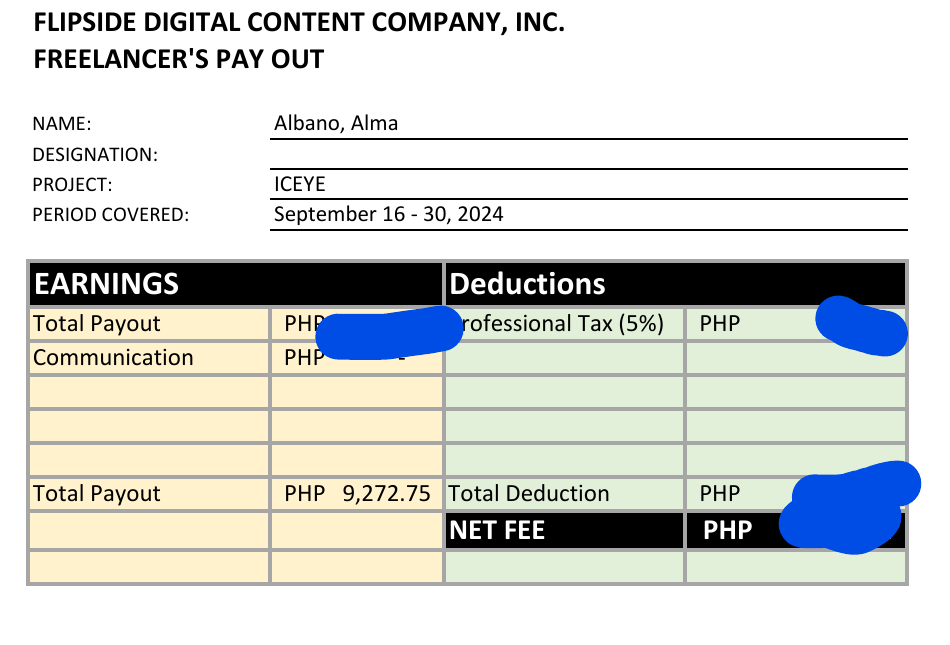
#> input picture extracted_images/Albano, Alma_September 16 - 30, 2024.png, 950 x 645 px
$ python -i crop_images.py   (imports and definitions only)
#> lines starting #> are read from the running program, lines starting #| are printed output that depends on the picture; after the words box and inside, x2 and y2 are one past the last pixel; in counts of white or black regions, pixels touching at a corner belong together
import os
from pdf2image import convert_from_path
from PIL import Image
import cv2
import numpy as np

def convert_pdf_to_image(pdf, output):
    converted_folder = f"{output}/converted"
    if not os.path.exists(converted_folder):
        os.makedirs(converted_folder)

    try:
        images = convert_from_path(pdf, poppler_path=r'poppler-24.08.0/Library/bin')
        images_path = []
        for idx, image in enumerate(images):
            image_path = os.path.join(converted_folder, f"page_{idx+1}.png")
            image.save(image_path, "PNG")
            images_path.append(image_path)
        return images_path
    except Exception as e:
        print(f"Error in converting pdf: {e}")
        return []

def dynamic_crop(image_path, output_folder):
#> called with output_folder = 'out.png'
    if not os.path.exists(output_folder):
        os.makedirs(output_folder)

    # Read the image with OpenCV
    image = cv2.imread(image_path)
#> image is the input picture: shape (645, 950, 3); mean B, G, R 208.9, 212.7, 210.4
    gray = cv2.cvtColor(image, cv2.COLOR_BGR2GRAY)
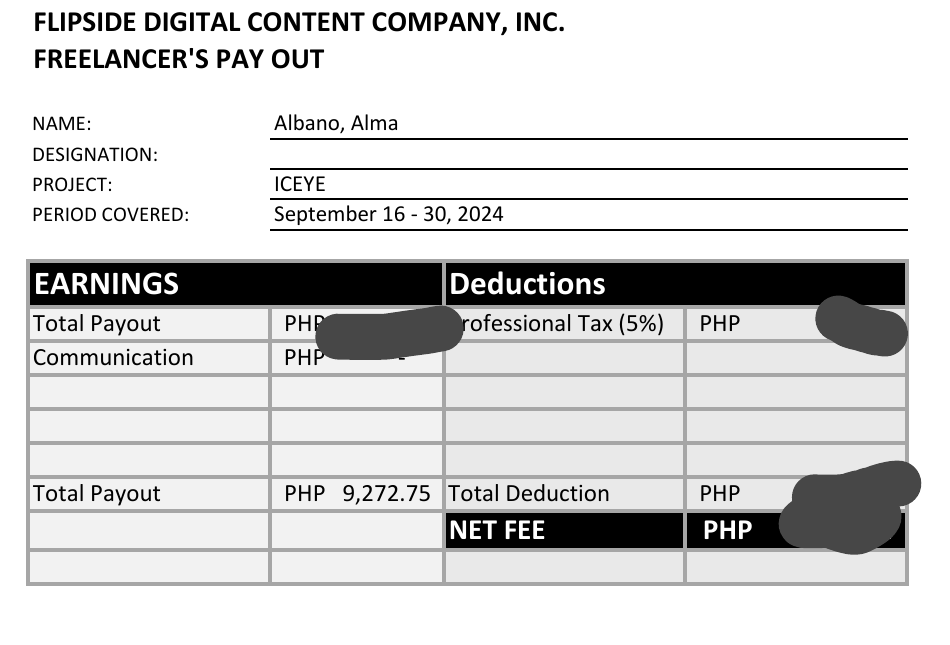
#> gray: shape (645, 950); min 0, max 255, mean 211.7

    # Threshold the image to detect the regions
    _, thresh = cv2.threshold(gray, 200, 255, cv2.THRESH_BINARY_INV)
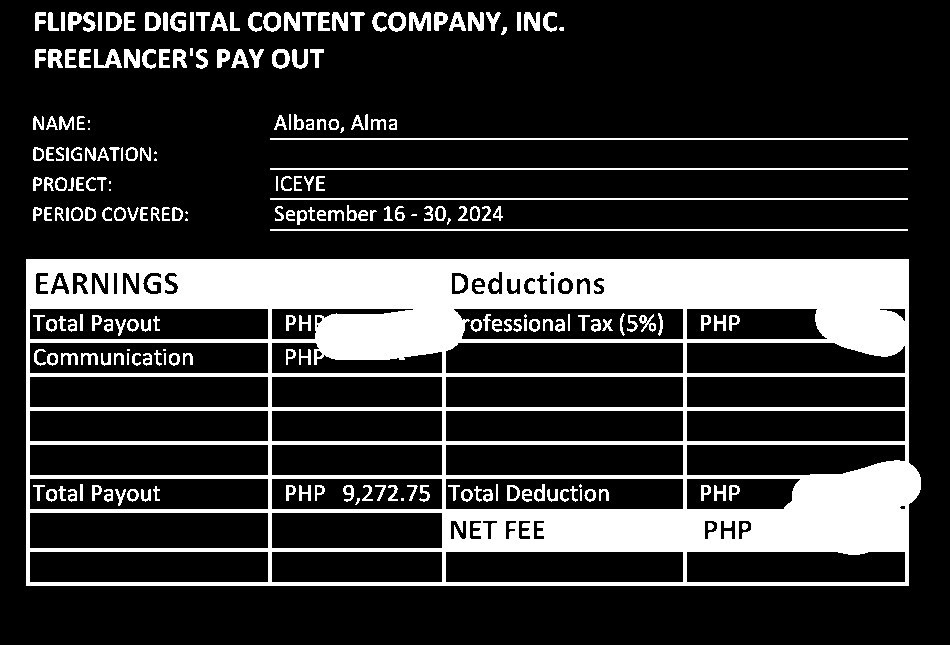
#> thresh: shape (645, 950); 20.7% white; 233 white regions (18 under 20 px)

    # Find contours of potential text blocks
    contours, _ = cv2.findContours(thresh, cv2.RETR_EXTERNAL, cv2.CHAIN_APPROX_SIMPLE)
#> contours = 134 contours, 16 with area under 20; largest, box (x1, y1, x2, y2) and area: (26, 259, 921, 586) 287894, (270, 229, 908, 231) 637, (270, 198, 908, 200) 637, (270, 168, 908, 170) 637, (270, 138, 908, 140) 637

    cropped_images = []
    for idx, contour in enumerate(contours):
        # Get bounding box for each contour
        x, y, w, h = cv2.boundingRect(contour)

        # Apply size filtering to eliminate very small/large contours
        if w > 100 and h > 50:  # Adjust based on your layout
            cropped = image[y-218:y+h, x:x+w]
            cropped_image_path = os.path.join(output_folder, f"{os.path.basename(image_path).split('.')[0]}_slice_{idx}.png")
            cv2.imwrite(cropped_image_path, cropped)
            cropped_images.append(cropped_image_path)
#> this loop made 134 passes
#> (x, y, w, h) on passes 1, 3, 4, 6, 7, 8, 9, 10, 11, 12, 13, 14: (26, 259, 895, 327), (447, 218, 4, 7), (185, 218, 3, 3), (185, 211, 3, 3), (370, 210, 7, 11), (358, 210, 10, 11), (328, 210, 16, 11), (317, 210, 9, 11), (297, 210, 10, 15), (286, 210, 9, 11), (308, 207, 7, 14), (172, 207, 11, 14)
#> (contour, x, y, w, h) on passes 2, 5, 37, 38, 39, 51: ([[270, 229], [270, 230], [907, 230], [907, 229]], 270, 229, 638, 2), ([[412, 214], [411, 215], [416, 215], [416, 214]], 411, 214, 6, 2), ([[270, 198], [270, 199], [907, 199], [907, 198]], 270, 198, 638, 2), ([[109, 189], [109, 190], [110, 190], [110, 189]], 109, 189, 2, 2), ([[109, 181], [109, 183], [110, 183], [110, 181]], 109, 181, 2, 3), ([[276, 176], [276, 190], [277, 190], [277, 176]], 276, 176, 2, 15)
#> pass 1, in dynamic_crop, `cropped = image[y-218:y+h, x:x+w]`:
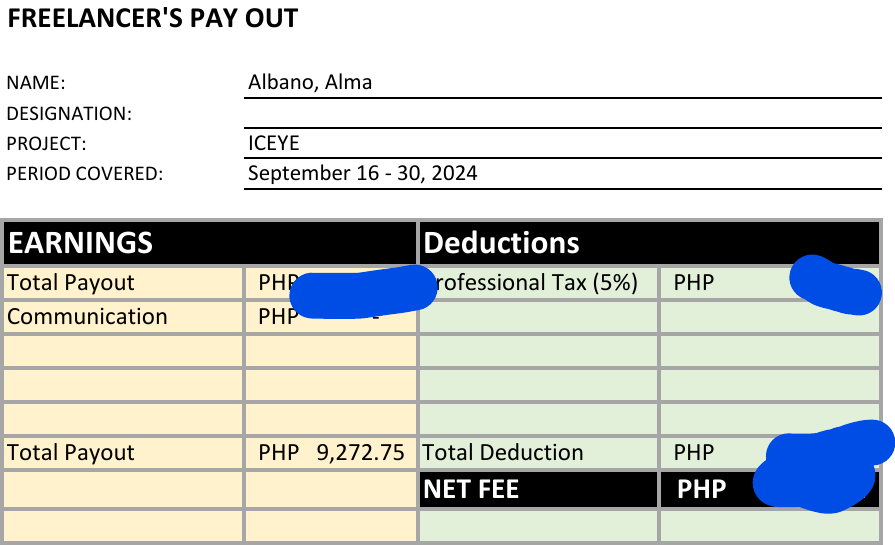
#> cropped: shape (545, 895, 3); mean B, G, R 199.3, 204.1, 201.1
#> after the loop, cropped_images = 1 item

    return cropped_images

def process_image(file, output):
    if not os.path.exists(output):
        os.makedirs(output, exist_ok=True)

    if file.lower().endswith(".pdf"):
        print(f'Detected PDF file: {file}')

        output_images = []
        image_paths = convert_pdf_to_image(file, output)

        # Crop areas dynamically from each image
        for image_path in image_paths:
            crop_output_folder = os.path.join(output, "cropped_dynamic")
            cropped_images = dynamic_crop(image_path, crop_output_folder)
            output_images.extend(cropped_images)
        return output_images


>>> result = dynamic_crop('../extracted_images/Albano, Alma_September 16 - 30, 2024.png', 'out.png')
#> result = 1 item

$ run again, on extracted_images/Dalucapas, Neil Benedict_September 16 - 30, 2024.png
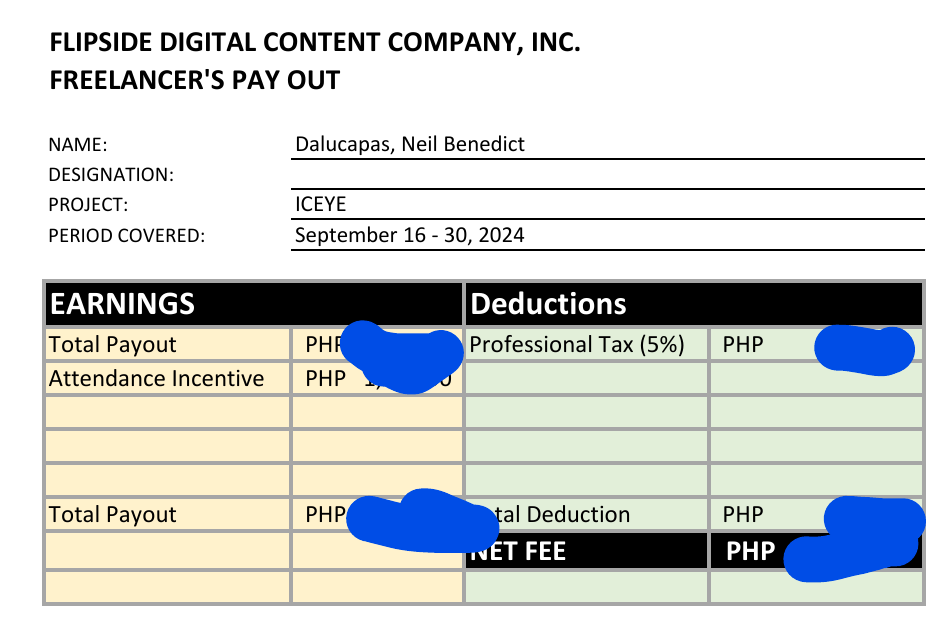
#> input picture extracted_images/Dalucapas, Neil Benedict_September 16 - 30, 2024.png, 950 x 644 px
#> in dynamic_crop, image is the input picture: shape (644, 950, 3); mean B, G, R 209.2, 211, 207.7
#> in dynamic_crop, `_, thresh = cv2.threshold(gray, 200, 255, cv2.THRESH_BINARY_INV)`:
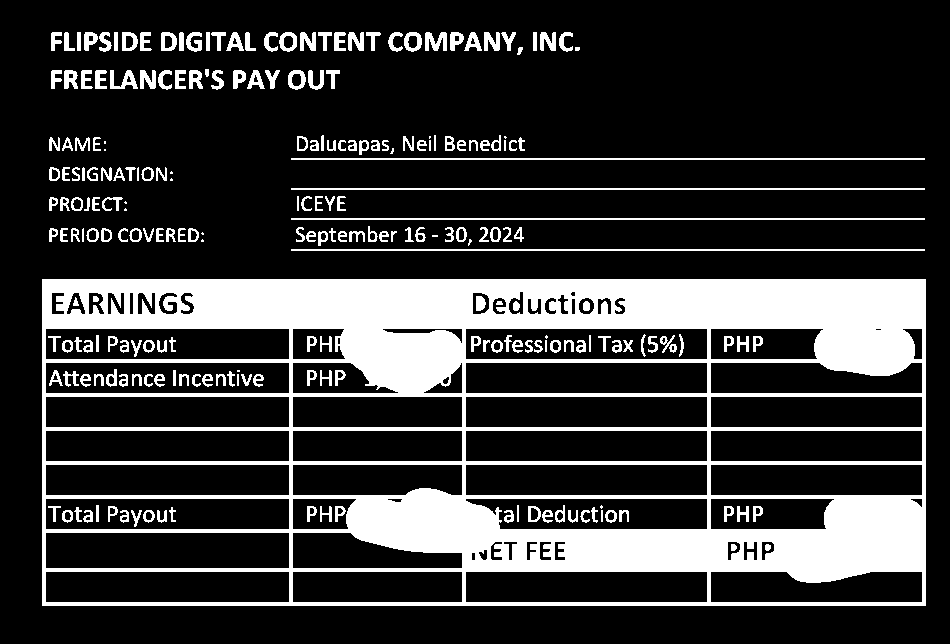
#> thresh: shape (644, 950); 21.8% white; 242 white regions (17 under 20 px)
#> contours = 146 contours, 22 with area under 20; largest, box (x1, y1, x2, y2) and area: (42, 279, 926, 606) 287858, (291, 249, 925, 251) 633, (291, 218, 925, 220) 633, (291, 188, 925, 190) 633, (291, 158, 925, 160) 633
#> the loop in dynamic_crop, `for idx, contour in enumerate(contours):` made 146 passes
#> (x, y, w, h) on passes 3, 4, 6, 7, 8, 9, 10, 11: (468, 239, 4, 7), (201, 239, 3, 3), (201, 232, 3, 3), (391, 231, 6, 11), (379, 231, 10, 11), (349, 231, 16, 11), (338, 231, 9, 11), (318, 231, 10, 15)
#> pass 1, in dynamic_crop, `cropped = image[y-218:y+h, x:x+w]`:
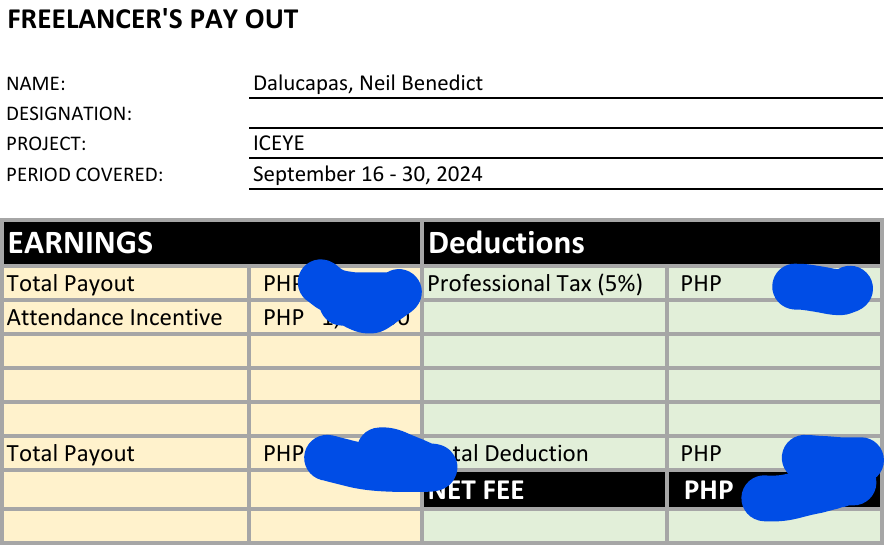
#> cropped: shape (545, 884, 3); mean B, G, R 199.1, 201.4, 197.2
#> after the loop in dynamic_crop, `for idx, contour in enumerate(contours):`: cropped_images = 1 item

$ run again, on extracted_images/Palma, Divine Grace_September 16 - 30, 2024.png
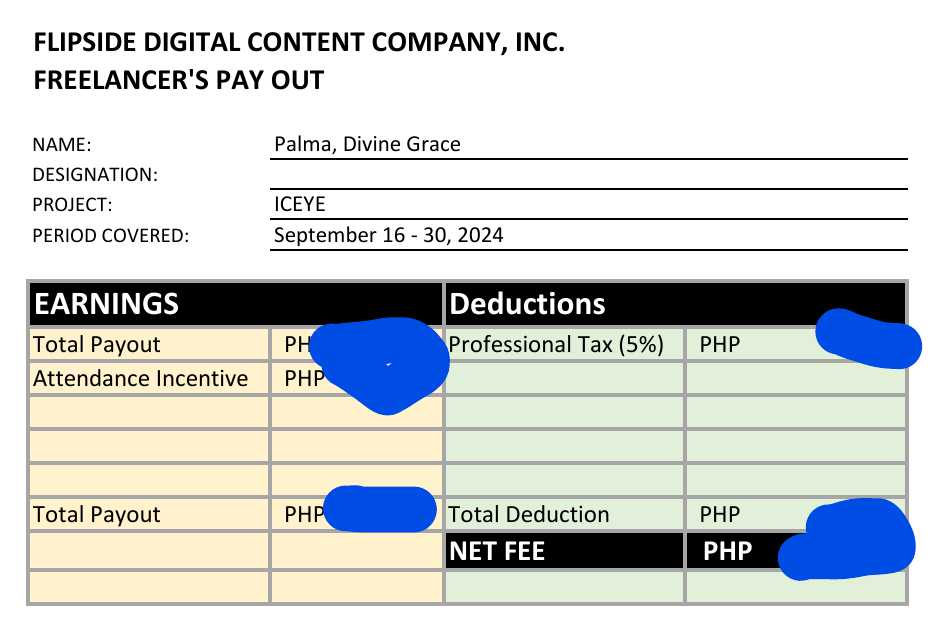
#> input picture extracted_images/Palma, Divine Grace_September 16 - 30, 2024.png, 950 x 644 px
#> in dynamic_crop, image is the input picture: shape (644, 950, 3); mean B, G, R 209.7, 211.1, 207.5
#> in dynamic_crop, `_, thresh = cv2.threshold(gray, 200, 255, cv2.THRESH_BINARY_INV)`:
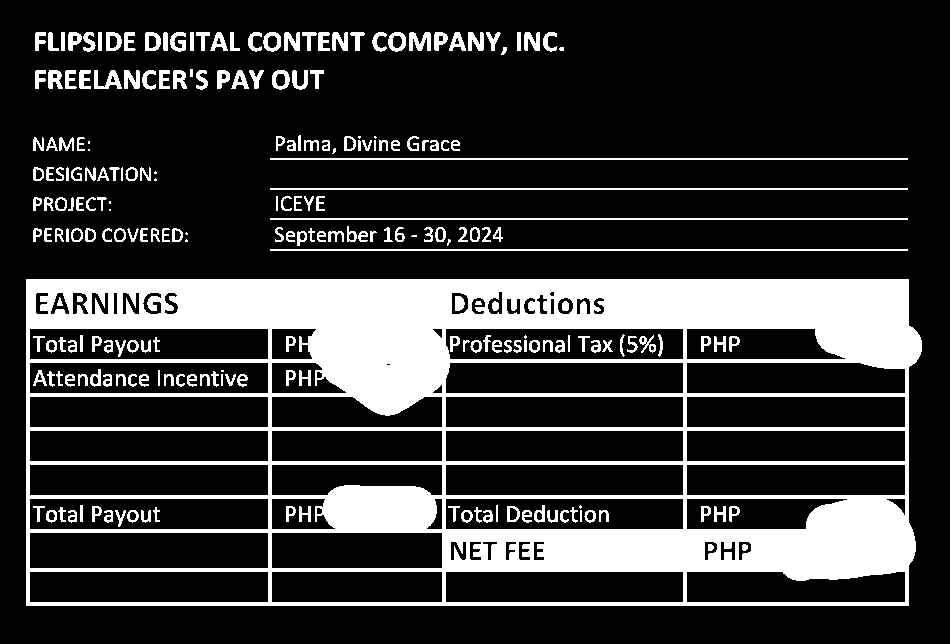
#> thresh: shape (644, 950); 21.7% white; 238 white regions (17 under 20 px)
#> contours = 142 contours, 19 with area under 20; largest, box (x1, y1, x2, y2) and area: (26, 279, 922, 606) 288133, (270, 249, 908, 251) 637, (270, 218, 908, 220) 637, (270, 188, 908, 190) 637, (270, 158, 908, 160) 637
#> the loop in dynamic_crop, `for idx, contour in enumerate(contours):` made 142 passes
#> (x, y, w, h) on passes 1, 3, 4, 6, 7, 8, 9, 10: (26, 279, 896, 327), (447, 239, 4, 7), (185, 239, 3, 3), (185, 232, 3, 3), (370, 231, 7, 11), (358, 231, 10, 11), (328, 231, 16, 11), (317, 231, 9, 11)
#> pass 1, in dynamic_crop, `cropped = image[y-218:y+h, x:x+w]`:
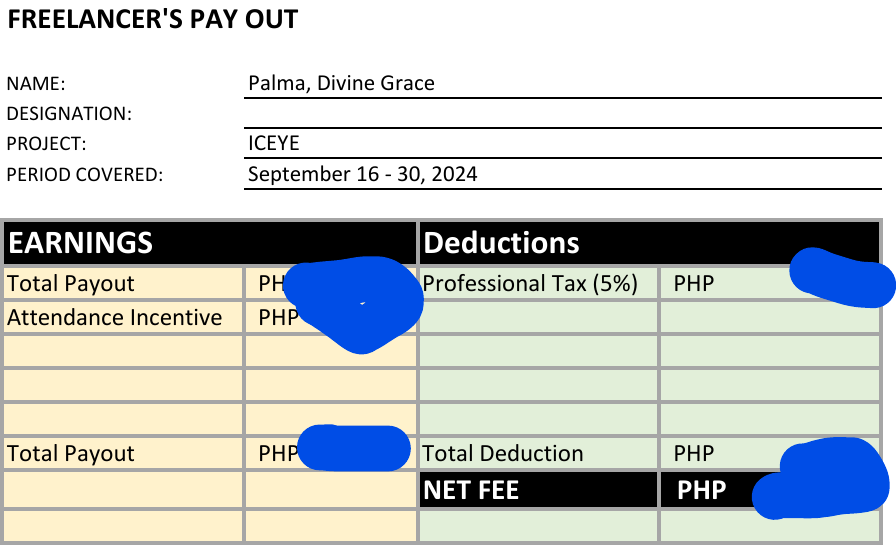
#> cropped: shape (545, 896, 3); mean B, G, R 200.4, 202.2, 197.7
#> after the loop in dynamic_crop, `for idx, contour in enumerate(contours):`: cropped_images = 1 item
